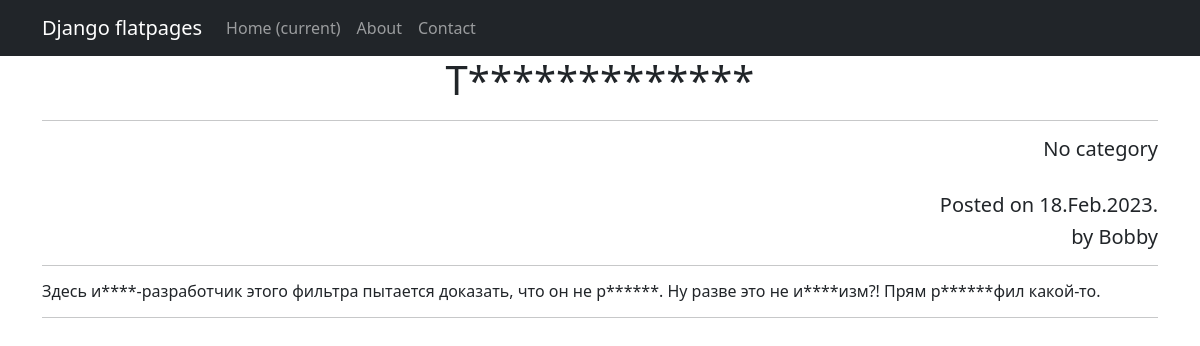
Page /posts/4/ on the earlier database version.
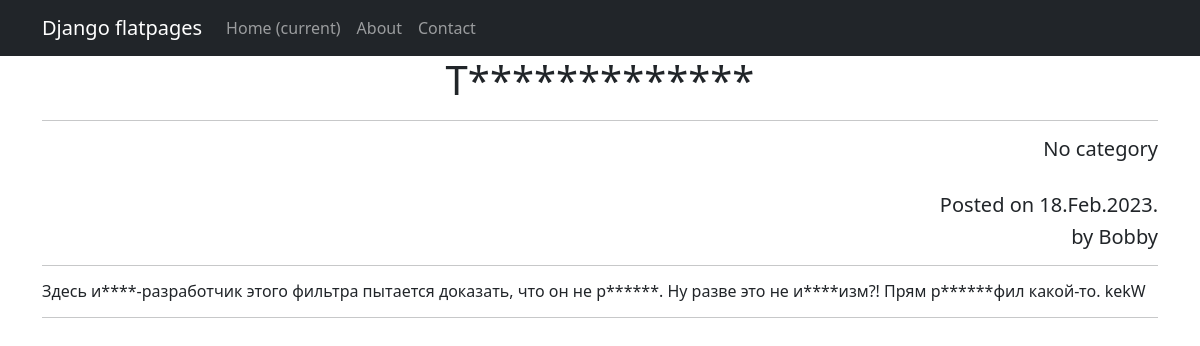
Same page on the later database version.
### news/models.py (models this page shows, shortened)
class Post(models.Model):
    NEWS = 'NWS'
    ARTICLE = 'ART'
    CHOICES = [
        (NEWS, 'Новость'),
        (ARTICLE, 'Статья')
    ]
    author_of_post = models.ForeignKey(Author, on_delete=models.CASCADE)
    post_type = models.CharField(max_length=3, choices=CHOICES, default=ARTICLE)
    date_of_creation = models.DateTimeField(auto_now_add=True)
    post_category = models.ManyToManyField(Category, through='PostCategory')
    title = models.CharField(max_length=255)
    text = models.TextField()
    rating_of_post = models.IntegerField(default=0)
    def __str__(self) -> str:
        return f"{self.title}"

class Author(models.Model):
    author_user = models.OneToOneField(User, on_delete=models.CASCADE)
    rating_of_author = models.IntegerField(default=0)
    def __str__(self) -> str:
        return f"{self.author_user}"

### news/views.py (the view)
# urls.py: path('posts/<int:pk>/', PostDetail.as_view(), name='post_detail'),
class PostDetail(DetailView):
    model = Post
    template_name = 'post.html'
    context_object_name = 'post'
    def get_context_data(self, **kwargs):
        context = super().get_context_data(**kwargs)
        pprint(context)
        return context

### news/templatetags/custom_filters.py (called while the page is built)
@register.filter
@stringfilter
def censor(text) -> str:
    bad_words = ['редиска', 'идиот', 'тыжпрограммист']
    for bad_word in bad_words:
        for word in text.split():
            if bad_word in word.lower():
                censored_template = str(word[0] + "*" * (len(bad_word) - 1) + word[(len(bad_word)):])
                text = text.replace(word, censored_template)
    return text

### news/templates/news/post.html (shortened to what this page needs)
{% extends 'news/default.html' %}
{% load custom_filters %}
{% block content %}
<h1> {{ post.title|censor }} </h1>
<hr>
<h5 align="right">
    {% if post.post_category.all|length == 0 %}
    No category
    {% elif post.post_category.all|length == 1 %}
    Category:
    <br>
    {{ post.post_category.get }}
    {% endif %}
</h5>
<br>
<h5 align="right"> Posted on {{ post.date_of_creation|date:'d.M.Y.' }}</h5>
<h5 align="right"> by {{ post.author_of_post }}</h5>
<hr>
<h6 align="left"> {{ post.text|censor }} </h6>
<hr>
{% endblock content %}

Differences in the rows shown:
changed Post "Bobby": text|censor "Здесь и****-разработчик этого фильтра пытается доказать, что он не р******. Ну разве это не и****изм?! Прям р******фил какой-то." → "Здесь и****-разработчик этого фильтра пытается доказать, что он не р******. Ну разве это не и****изм?! Прям р******фил какой-то. kekW"
